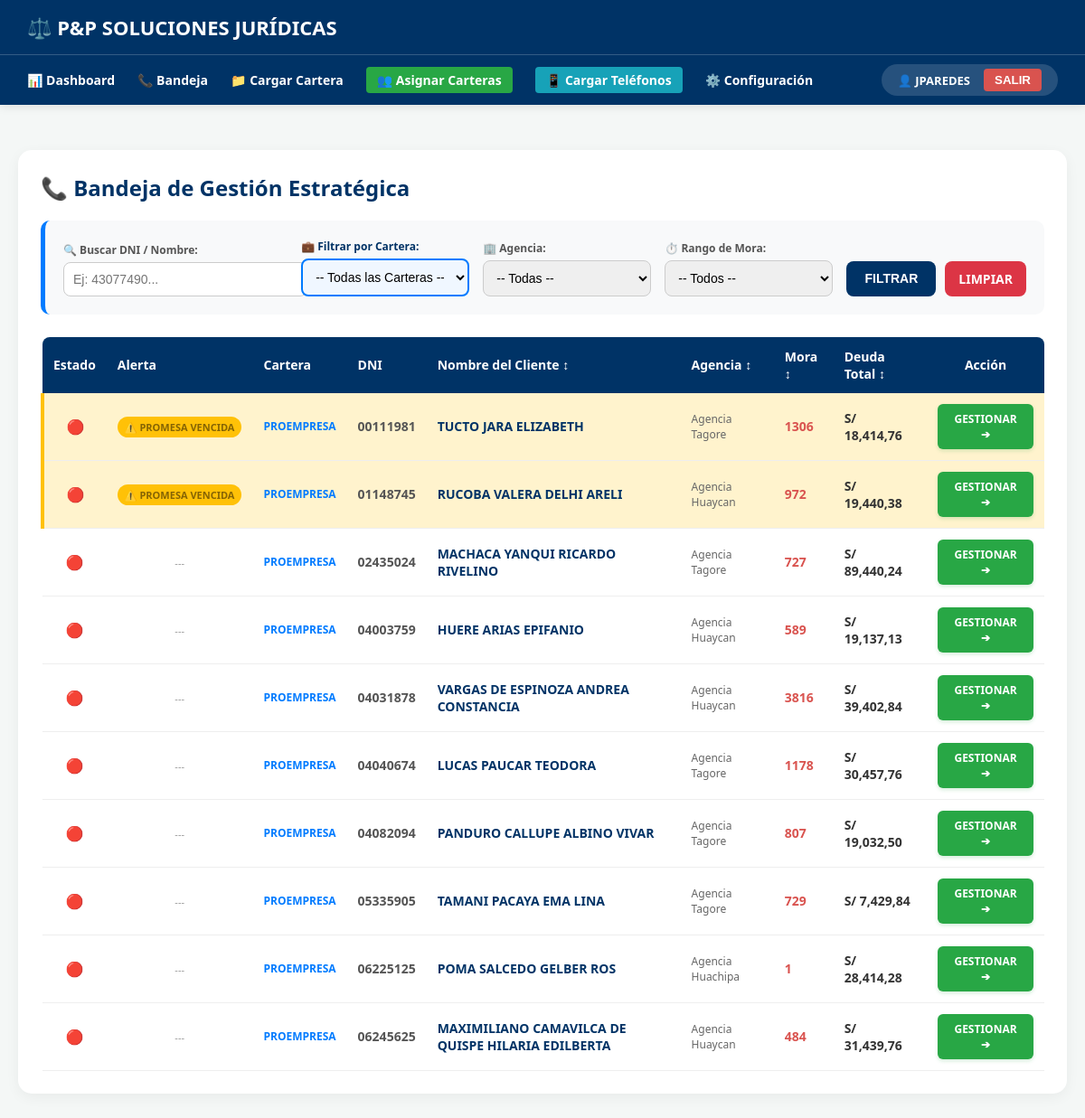
Screenshot of /bandeja-gestor/ (signed in) with the database file from the repository.
### cobranza/models.py (models this page shows, shortened)
class Deudor(models.Model):
    documento = models.CharField(max_length=20, unique=True) # DOC_DNI_RUC
    nombre_completo = models.CharField(max_length=200)       # NOM_CLI
    telefono_principal = models.CharField(max_length=50)     # TLF_CELULAR_CLIENTE
    cuenta = models.CharField(max_length=50, default='N/A')  # COD_CREDITO
    agencia = models.CharField(max_length=100, default='N/A')# NOM_AGENCIA
    cartera = models.CharField(max_length=50, default='GENERAL')
    monto_capital = models.DecimalField(max_digits=12, decimal_places=2, default=0) # DEUDA_CAP
    saldo_deuda = models.DecimalField(max_digits=12, decimal_places=2, default=0)   # DEUDA_TOTAL
    dir_casa = models.TextField(null=True, blank=True)
    distrito = models.CharField(max_length=100, null=True, blank=True)
    nom_conyuge = models.CharField(max_length=200, null=True, blank=True)
    nom_aval = models.CharField(max_length=200, null=True, blank=True)
    tlf_celular_aval = models.CharField(max_length=50, null=True, blank=True)
    nom_conyuge_aval = models.CharField(max_length=200, null=True, blank=True)
    rango_dias_mora = models.CharField(max_length=50, null=True, blank=True)

### cobranza/views.py (the view, shortened to what this page needs)
# urls.py: path('bandeja-gestor/', views.bandeja_gestor, name='bandeja_gestor'),
@login_required
def bandeja_gestor(request):
    q = request.GET.get('q', '')
    cartera_filtro = request.GET.get('cartera', '')
    agencia_filtro = request.GET.get('agencia', '')
    mora_filtro = request.GET.get('rango_dias_mora', '')
    orden = request.GET.get('orden', '')
    es_gerente_flag = es_gerente(request.user)
    if es_gerente_flag:
        carteras_crudas = Deudor.objects.values_list('cartera', flat=True).distinct()
        agencias_crudas = Deudor.objects.values_list('agencia', flat=True).distinct()
        moras_crudas = Deudor.objects.values_list('rango_dias_mora', flat=True).distinct()
    lista_carteras = sorted([str(c) for c in carteras_crudas if c and str(c).strip() != ''])
    lista_agencias = sorted([str(a) for a in agencias_crudas if a and str(a).strip() != ''])
    lista_moras = sorted([str(m) for m in moras_crudas if m and str(m).strip() != ''])
    deudores = Deudor.objects.annotate(ultima_llamada=Max('gestion__fecha'))
    if q:
        deudores = deudores.filter(Q(documento__icontains=q) | Q(nombre_completo__icontains=q))
    if cartera_filtro:
        deudores = deudores.filter(cartera=cartera_filtro)
    if agencia_filtro:
        deudores = deudores.filter(agencia=agencia_filtro)
    if mora_filtro:
        deudores = deudores.filter(rango_dias_mora=mora_filtro)
    if orden == 'nombre': deudores = deudores.order_by('nombre_completo')
    elif orden == '-nombre': deudores = deudores.order_by('-nombre_completo')
    elif orden == 'agencia': deudores = deudores.order_by('agencia')
    elif orden == '-agencia': deudores = deudores.order_by('-agencia')
    elif orden == 'mora': deudores = deudores.order_by('rango_dias_mora')
    elif orden == '-mora': deudores = deudores.order_by('-rango_dias_mora')
    elif orden == 'deuda_total': deudores = deudores.order_by('saldo_deuda')
    elif orden == '-deuda_total': deudores = deudores.order_by('-saldo_deuda')
    hoy = timezone.now().date()
    ultima_promesa_subquery = Gestion.objects.filter(
        deudor=OuterRef('pk'),
        resultado__icontains='PROMESA',
        fecha_promesa__gte=hoy,
    ).exclude(
        deudor__gestion__resultado__icontains='PAGO',
        deudor__gestion__fecha__gt=models.F('fecha')
    ).order_by('-fecha_promesa').values('fecha_promesa')[:1]
    promesa_vencida_subquery = Gestion.objects.filter(
        deudor=OuterRef('pk'),
        resultado__icontains='PROMESA',
        fecha_promesa__lt=hoy,
    ).exclude(
        deudor__gestion__resultado__icontains='PAGO',
        deudor__gestion__fecha__gt=models.F('fecha')
    ).values('id')[:1]
    deudores = deudores.annotate(
        ultima_promesa_fecha=Subquery(ultima_promesa_subquery),
        tiene_promesa_vencida=Subquery(promesa_vencida_subquery)
    )
    lista_deudores = []
    for d in deudores:
        if not d.ultima_llamada:
            color = "rojo"
        else:
            dias = (timezone.now() - d.ultima_llamada).days
            color = "rojo" if dias >= 3 else ("amarillo" if dias >= 1 else "verde")
        alerta_promesa = d.tiene_promesa_vencida is not None
        proxima_promesa = d.ultima_promesa_fecha
        lista_deudores.append({
            'deudor': d,
            'color': color,
            'alerta_promesa': alerta_promesa,
            'proxima_promesa': proxima_promesa
        })
    if not orden:
        def prioridad(item):
            if item['alerta_promesa']:
                return 0
            orden_color = {"rojo": 1, "amarillo": 2, "verde": 3}
            return orden_color.get(item['color'], 4)
        lista_deudores.sort(key=prioridad)
    deudores_ordenados = [item['deudor'] for item in lista_deudores]
    paginator = Paginator(deudores_ordenados, 10)
    page_number = request.GET.get('page')
    deudores_paginados = paginator.get_page(page_number)
    deudores_con_info = []
    for d in deudores_paginados:
        info = next((item for item in lista_deudores if item['deudor'].id == d.id), None)
        if info:
            d.color = info['color']
            d.alerta_promesa = info['alerta_promesa']
            d.proxima_promesa = info['proxima_promesa']
        deudores_con_info.append(d)
    lista_ids_filtrados = obtener_lista_deudores_filtrados(request, request.user)
    request.session['lista_ids_navegacion'] = lista_ids_filtrados
    request.session['filtros_bandeja'] = {
        'q': q,
        'cartera': cartera_filtro,
        'agencia': agencia_filtro,
        'mora': mora_filtro,
        'page': page_number,
        'orden': orden
    }
    return render(request, 'cobranza/bandeja.html', {
        'deudores': deudores_con_info,
        'lista_carteras': lista_carteras,
        'lista_agencias': lista_agencias,
        'lista_moras': lista_moras,
        'q': q,
        'cartera_filtro': cartera_filtro,
        'agencia_filtro': agencia_filtro,
        'mora_filtro': mora_filtro,
        'orden_actual': orden,
        'es_gerente': es_gerente_flag,
    })

### cobranza/views.py (called while the page is built)
def es_gerente(user):
    return user.groups.filter(name='GERENTE').exists() or user.is_superuser

### cobranza/templates/cobranza/bandeja.html (shortened to what this page needs)
{% extends 'cobranza/base.html' %}
{% load humanize %}
{% block content %}
<div style="background: white; padding: 25px; border-radius: 15px; box-shadow: 0 4px 15px rgba(0,0,0,0.05);">
    <h2 style="color: #003366; margin-top: 0;">📞 Bandeja de Gestión Estratégica</h2>
    <form method="GET" style="background: #f8f9fa; padding: 20px; border-radius: 10px; margin-bottom: 25px; display: grid; grid-template-columns: 2fr 1.5fr 1.5fr 1.5fr auto; gap: 15px; align-items: end; border-left: 5px solid #007bff;">
        <div>
            <label style="font-size: 12px; font-weight: bold; color: #555; display: block; margin-bottom: 5px;">🔍 Buscar DNI / Nombre:</label>
            <input type="text" name="q" value="{{ q }}" placeholder="Ej: 43077490..." style="width: 100%; padding: 10px; border-radius: 8px; border: 1px solid #ccc; font-size: 14px;">
        </div>
        <div>
            <label style="font-size: 12px; font-weight: bold; color: #003366; display: block; margin-bottom: 5px;">💼 Filtrar por Cartera:</label>
            <select name="cartera" style="width: 100%; padding: 10px; border-radius: 8px; border: 2px solid #007bff; font-size: 14px; background-color: #f0f7ff;">
                <option value="">-- Todas las Carteras --</option>
            </select>
        </div>
        <div>
            <label style="font-size: 12px; font-weight: bold; color: #555; display: block; margin-bottom: 5px;">🏢 Agencia:</label>
            <select name="agencia" style="width: 100%; padding: 10px; border-radius: 8px; border: 1px solid #ccc; font-size: 14px;">
                <option value="">-- Todas --</option>
            </select>
        </div>
        <div>
            <label style="font-size: 12px; font-weight: bold; color: #555; display: block; margin-bottom: 5px;">⏱️ Rango de Mora:</label>
            <select name="rango_dias_mora" style="width: 100%; padding: 10px; border-radius: 8px; border: 1px solid #ccc; font-size: 14px;">
                <option value="">-- Todos --</option>
            </select>
        </div>
        <div style="display: flex; gap: 10px;">
            <button type="submit" style="background: #003366; color: white; padding: 10px 20px; border: none; border-radius: 8px; font-weight: bold; font-size: 14px; cursor: pointer;">FILTRAR</button>
            <a href="{% url 'bandeja_gestor' %}" style="background: #dc3545; color: white; padding: 10px 15px; border-radius: 8px; text-decoration: none; font-weight: bold; font-size: 14px; text-align: center; display: flex; align-items: center;">LIMPIAR</a>
        </div>
    </form>
    <div style="overflow-x: auto;">
        <table style="width: 100%; border-collapse: collapse; font-size: 14px; min-width: 900px;">
            <thead>
                <tr style="background: #003366; color: white; text-align: left;">
                    <th style="padding: 12px; border-radius: 8px 0 0 0; text-align: center;">Estado</th>
                    <th style="padding: 12px;">Alerta</th>
                    <th style="padding: 12px;">Cartera</th>
                    <th style="padding: 12px;">DNI</th>
                    <th style="padding: 12px;">
                        <a href="?orden={% if orden_actual == 'nombre' %}-nombre{% else %}nombre{% endif %}" style="color: white; text-decoration: none;">
                            Nombre del Cliente {% if orden_actual == 'nombre' %}▲{% elif orden_actual == '-nombre' %}▼{% else %}↕{% endif %}
                        </a>
                    </th>
                    <th style="padding: 12px;">
                        <a href="?orden={% if orden_actual == 'agencia' %}-agencia{% else %}agencia{% endif %}" style="color: white; text-decoration: none;">
                            Agencia {% if orden_actual == 'agencia' %}▲{% elif orden_actual == '-agencia' %}▼{% else %}↕{% endif %}
                        </a>
                    </th>
                    <th style="padding: 12px;">
                        <a href="?orden={% if orden_actual == 'mora' %}-mora{% else %}mora{% endif %}" style="color: white; text-decoration: none;">
                            Mora {% if orden_actual == 'mora' %}▲{% elif orden_actual == '-mora' %}▼{% else %}↕{% endif %}
                        </a>
                    </th>
                    <th style="padding: 12px;">
                        <a href="?orden={% if orden_actual == 'deuda_total' %}-deuda_total{% else %}deuda_total{% endif %}" style="color: white; text-decoration: none;">
                            Deuda Total {% if orden_actual == 'deuda_total' %}▲{% elif orden_actual == '-deuda_total' %}▼{% else %}↕{% endif %}
                        </a>
                    </th>
                    <th style="padding: 12px; border-radius: 0 8px 0 0; text-align: center;">Acción</th>
                 </tr>
            </thead>
            <tbody>
                {% for d in deudores %}
                <tr style="border-bottom: 1px solid #eee; transition: background 0.2s; {% if d.alerta_promesa %}background: #fff3cd; border-left: 4px solid #ffc107;{% endif %}" onmouseover="this.style.background='#f1f8ff'" onmouseout="this.style.background='{% if d.alerta_promesa %}#fff3cd{% else %}white{% endif %}'">
                    <td style="padding: 12px; text-align: center; font-size: 16px;">
                        {% if d.color == 'rojo' %}🔴{% elif d.color == 'amarillo' %}🟡{% else %}🟢{% endif %}
                    </td>
                    <td style="padding: 12px; text-align: center;">
                        {% if d.alerta_promesa %}
                            <span style="background: #ffc107; color: #856404; padding: 4px 8px; border-radius: 12px; font-size: 11px; font-weight: bold; white-space: nowrap;">
                                ⚠️ PROMESA VENCIDA
                            </span>
                        {% else %}
                            <span style="color: #999; font-size: 11px;">---</span>
                        {% endif %}
                    </td>
                    <td style="padding: 12px; font-weight: bold; color: #007bff; font-size: 12px;">{{ d.cartera }}</td>
                    <td style="padding: 12px; font-weight: bold; color: #555;">{{ d.documento }}</td>
                    <td style="padding: 12px; font-weight: bold; color: #003366;">{{ d.nombre_completo }}</td>
                    <td style="padding: 12px; color: #666; font-size: 12px;">{{ d.agencia }}</td>
                    <td style="padding: 12px; color: #d9534f; font-weight: bold;">{{ d.rango_dias_mora|default:"-" }}</td>
                    <td style="padding: 12px; font-weight: bold; color: #333;">S/ {{ d.saldo_deuda|floatformat:2|intcomma }}</td>
                    <td style="padding: 12px; text-align: center;">
                        <a href="{% url 'registrar_gestion' d.id %}" style="background: #28a745; color: white; padding: 8px 15px; border-radius: 6px; text-decoration: none; font-weight: bold; font-size: 12px; display: inline-block; box-shadow: 0 2px 4px rgba(40,167,69,0.2);">GESTIONAR ➔</a>
                    </td>
                </tr>
                {% empty %}
                <tr>
                    <td colspan="9" style="padding: 30px; text-align: center; color: #999; font-size: 16px;">
                        No se encontraron clientes con estos filtros.
                    </td>
                </tr>
                {% endfor %}
            </tbody>
        </table>
    </div>
</div>
{% endblock %}

### cobranza/templates/cobranza/base.html (shortened to what this page needs)
<!DOCTYPE html>
<html lang="es">
<head>
</head>
<body>
<nav>
    <div class="nav-top">
        <div class="logo">⚖️ P&P SOLUCIONES JURÍDICAS</div>
    </div>
    <div class="nav-bottom">
        <div class="menu">
            <a href="{% url 'dashboard_gerente' %}">📊 Dashboard</a>
            <a href="{% url 'bandeja_gestor' %}">📞 Bandeja</a>
            <a href="{% url 'subir_excel' %}">📁 Cargar Cartera</a>
            {% if es_gerente %}
            <a href="{% url 'asignar_carteras' %}" style="background: #28a745; padding: 5px 12px; border-radius: 4px;">👥 Asignar Carteras</a>
            <a href="/cargar-telefonos/" style="background: #17a2b8; padding: 5px 12px; border-radius: 4px;">📱 Cargar Teléfonos</a>
            {% endif %}
            {% if user.is_staff %}<a href="/admin/">⚙️ Configuración</a>{% endif %}
        </div>
        {% if user.is_authenticated %}
        <div class="user-area">
            <span class="user-name">👤 {{ user.username|upper }}</span>
            <form action="{% url 'salir_sistema' %}" method="post" style="margin: 0;">
                <button type="submit" class="btn-logout">SALIR</button>
            </form>
        </div>
        {% endif %}
    </div>
</nav>
<div class="container">
    {% block content %}
    {% endblock %}
</div>
</body>
</html>

### cobranza/templates/cobranza/base.html (style rules this page uses)
body { font-family: 'Segoe UI', Tahoma, Geneva, Verdana, sans-serif; background-color: #f4f7f6; margin: 0; padding: 0; }
nav { background-color: #003366; color: white; box-shadow: 0 2px 10px rgba(0,0,0,0.1); }
.nav-top { padding: 15px 30px; text-align: left; }
.logo { font-size: 22px; font-weight: bold; }
.nav-bottom { padding: 10px 30px; display: flex; justify-content: space-between; align-items: center; flex-wrap: wrap; gap: 15px; border-top: 1px solid rgba(255,255,255,0.2); }
.menu { display: flex; align-items: center; gap: 25px; flex-wrap: wrap; }
.menu a { color: white; text-decoration: none; font-weight: bold; font-size: 14px; transition: color 0.3s; white-space: nowrap; }
.user-area { display: flex; align-items: center; gap: 15px; background: rgba(255,255,255,0.15); padding: 5px 18px; border-radius: 30px; }
.user-name { font-size: 13px; font-weight: bold; white-space: nowrap; }
.btn-logout { background: #d9534f; color: white; border: none; padding: 5px 12px; border-radius: 4px; font-weight: bold; cursor: pointer; transition: 0.3s; white-space: nowrap; }
.container { max-width: 1200px; margin: 30px auto; padding: 20px; }

### rows the page displays
Deudor: shows "⚠️ PROMESA VENCIDA", cartera "PROEMPRESA", documento "00111981", nombre_completo "TUCTO JARA ELIZABETH", agencia "Agencia Tagore", rango_dias_mora "1306", saldo_deuda "18,414,76"
Deudor: shows "⚠️ PROMESA VENCIDA", cartera "PROEMPRESA", documento "01148745", nombre_completo "RUCOBA VALERA DELHI ARELI", agencia "Agencia Huaycan", rango_dias_mora "972", saldo_deuda "19,440,38"
Deudor: cartera "PROEMPRESA", documento "02435024", nombre_completo "MACHACA YANQUI RICARDO RIVELINO", agencia "Agencia Tagore", rango_dias_mora "727", saldo_deuda "89,440,24"
Deudor: cartera "PROEMPRESA", documento "04003759", nombre_completo "HUERE ARIAS EPIFANIO", agencia "Agencia Huaycan", rango_dias_mora "589", saldo_deuda "19,137,13"
Deudor: cartera "PROEMPRESA", documento "04031878", nombre_completo "VARGAS DE ESPINOZA ANDREA CONSTANCIA", agencia "Agencia Huaycan", rango_dias_mora "3816", saldo_deuda "39,402,84"
Deudor: cartera "PROEMPRESA", documento "04040674", nombre_completo "LUCAS PAUCAR TEODORA", agencia "Agencia Tagore", rango_dias_mora "1178", saldo_deuda "30,457,76"
Deudor: cartera "PROEMPRESA", documento "04082094", nombre_completo "PANDURO CALLUPE ALBINO VIVAR", agencia "Agencia Tagore", rango_dias_mora "807", saldo_deuda "19,032,50"
Deudor: cartera "PROEMPRESA", documento "05335905", nombre_completo "TAMANI PACAYA EMA LINA", agencia "Agencia Tagore", rango_dias_mora "729", saldo_deuda "7,429,84"
Deudor: cartera "PROEMPRESA", documento "06225125", nombre_completo "POMA SALCEDO GELBER ROS", agencia "Agencia Huachipa", rango_dias_mora "1", saldo_deuda "28,414,28"
Deudor: cartera "PROEMPRESA", documento "06245625", nombre_completo "MAXIMILIANO CAMAVILCA DE QUISPE HILARIA EDILBERTA", agencia "Agencia Huaycan", rango_dias_mora "484", saldo_deuda "31,439,76"

### other values shown
{{ user.username|upper }} "JPAREDES"
